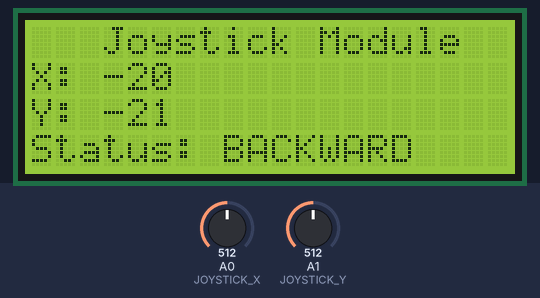
This sketch was run on a simulated Arduino Uno, built with avr-gcc and run on an emulated ATmega328P. Parts: 20×4 character LCD. Inputs (shaded band) come from the test bench; at power-on: A0 (JOYSTICK_X) = 512, A1 (JOYSTICK_Y) = 512.

Above: at 1.2 s.
1.3 s: A0 (JOYSTICK_X) set to 576
At 1.9 s:
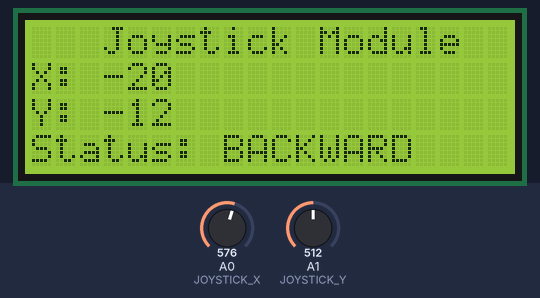
2.8 s: A0 (JOYSTICK_X) set to 600
At 3.9 s:
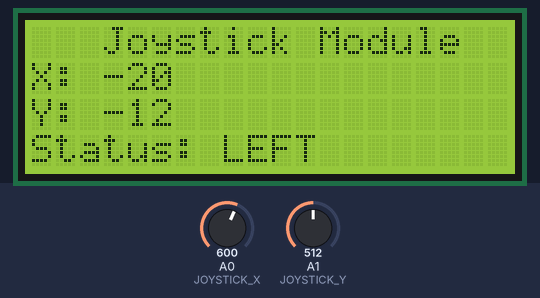
4.3 s: A1 (JOYSTICK_Y) set to 558
At 5.5 s:
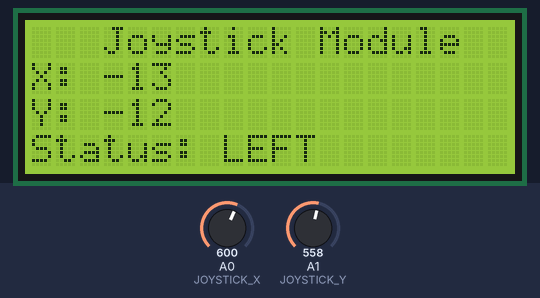
5.8 s: A1 (JOYSTICK_Y) set to 590
At 6.6 s:
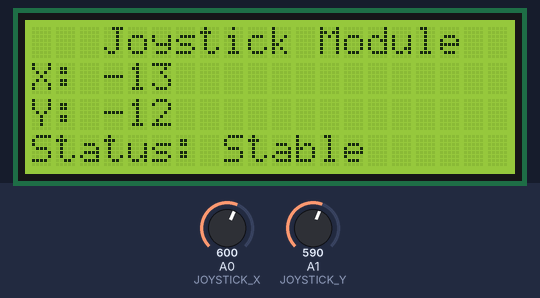
7.4 s: A0 (JOYSTICK_X) set to 710
At 8.3 s:
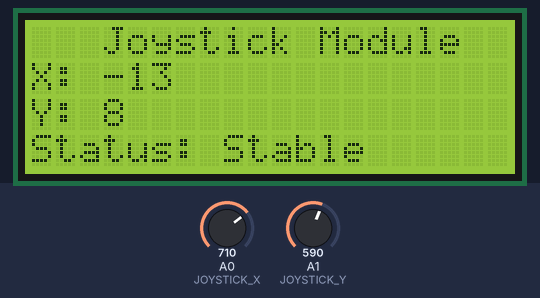
8.9 s: A0 (JOYSTICK_X) set to 743
At 9.2 s:
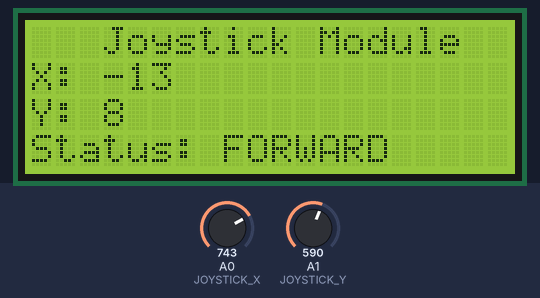
Timing chart, 0 to 11.4 s (numbered marks = the images above; inputs shaded):
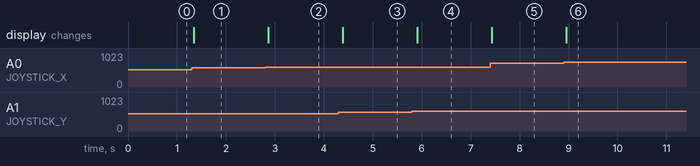

Measured:
- the behaviour switches between 583 and 584 on A0 (JOYSTICK_X) (found by bisection; images 1 and 2)
- the behaviour switches between 575 and 576 on A1 (JOYSTICK_Y) (found by bisection; images 3 and 4)
- the behaviour switches between 726 and 727 on A0 (JOYSTICK_X) (found by bisection; images 5 and 6)
- after the input at 1.3 s, the display: changes after 0.05 s (image 1)
- after the input at 2.8 s, the display: changes after 0.07 s (image 2)
- after the input at 4.3 s, the display: changes after 0.09 s (image 3)
- after the input at 5.8 s, the display: changes after 0.11 s (image 4)
- after the input at 7.4 s, the display: changes at once (image 5)
- after the input at 8.9 s, the display: changes after 0.05 s (image 6)

The sketch:

joystick_LCD.ino
```cpp
#include <Wire.h>
#include <LiquidCrystal_I2C.h>

#define JOYSTICK_X A0
#define JOYSTICK_Y A1

#define X_MIN 320
#define X_CENTER 640
#define X_MAX 1000

#define Y_MIN 320
#define Y_CENTER 650
#define Y_MAX 1000

#define TOLERANCE 5

LiquidCrystal_I2C lcd(0x27, 20, 4);

int prevX = 999;
int prevY = 999;
String prevDirection = "";

void setup() {
  Serial.begin(9600);
  lcd.init();
  lcd.backlight();
  lcd.clear();
  lcd.setCursor(0, 0);
  lcd.print("   Joystick Module");
}

void loop() {
  int rawY = analogRead(JOYSTICK_X);
  int rawX = analogRead(JOYSTICK_Y);

  int mappedX = (rawX < X_CENTER)
                  ? map(rawX, X_MIN, X_CENTER, -50, 0)
                  : map(rawX, X_CENTER, X_MAX, 0, 50);

  int mappedY = (rawY < Y_CENTER)
                  ? map(rawY, Y_MIN, Y_CENTER, -50, 0)
                  : map(rawY, Y_CENTER, Y_MAX, 0, 50);

  if (abs(mappedX) < TOLERANCE) mappedX = 0;
  if (abs(mappedY) < TOLERANCE) mappedY = 0;

  String direction = "Stable";
  if (mappedY > 10) direction = "FORWARD";
  else if (mappedY < -10) direction = "BACKWARD";
  else if (mappedX > 10) direction = "RIGHT";
  else if (mappedX < -10) direction = "LEFT";

  if (abs(mappedX - prevX) > TOLERANCE) {
    lcd.setCursor(0, 1);
    lcd.print("X: ");
    lcd.print(mappedX);
    lcd.print("     ");
    prevX = mappedX;
  }

  if (abs(mappedY - prevY) > TOLERANCE) {
    lcd.setCursor(0, 2);
    lcd.print("Y: ");
    lcd.print(mappedY);
    lcd.print("     ");
    prevY = mappedY;
  }

  if (direction != prevDirection) {
    lcd.setCursor(0, 3);
    lcd.print("Status: ");
    lcd.print(direction);
    lcd.print("       ");
    prevDirection = direction;
  }

  delay(100);
}
```
